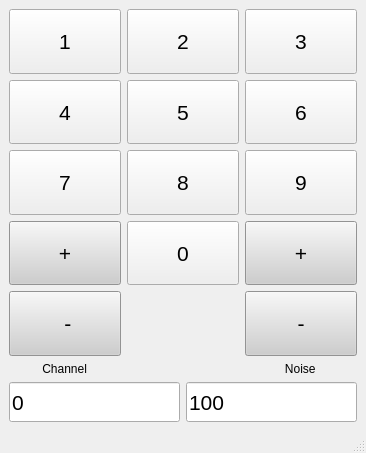
<?xml version="1.0" encoding="UTF-8"?>
<ui version="4.0">
 <class>MainWindow</class>
 <widget class="QMainWindow" name="MainWindow">
  <property name="geometry">
   <rect>
    <x>0</x>
    <y>0</y>
    <width>366</width>
    <height>453</height>
   </rect>
  </property>
  <property name="windowTitle">
   <string>MainWindow</string>
  </property>
  <widget class="QWidget" name="centralwidget">
   <layout class="QGridLayout" name="gridLayout_2">
    <item row="0" column="0">
     <layout class="QVBoxLayout" name="verticalLayout">
      <item>
       <layout class="QGridLayout" name="gridLayout">
        <item row="5" column="2">
         <widget class="QPushButton" name="btn_4">
          <property name="sizePolicy">
           <sizepolicy hsizetype="Minimum" vsizetype="Expanding">
            <horstretch>0</horstretch>
            <verstretch>0</verstretch>
           </sizepolicy>
          </property>
          <property name="font">
           <font>
            <pointsize>16</pointsize>
           </font>
          </property>
          <property name="text">
           <string>4</string>
          </property>
         </widget>
        </item>
        <item row="3" column="4">
         <widget class="QPushButton" name="btn_3">
          <property name="sizePolicy">
           <sizepolicy hsizetype="Minimum" vsizetype="Expanding">
            <horstretch>0</horstretch>
            <verstretch>0</verstretch>
           </sizepolicy>
          </property>
          <property name="font">
           <font>
            <pointsize>16</pointsize>
           </font>
          </property>
          <property name="text">
           <string>3</string>
          </property>
         </widget>
        </item>
        <item row="5" column="3">
         <widget class="QPushButton" name="btn_5">
          <property name="sizePolicy">
           <sizepolicy hsizetype="Minimum" vsizetype="Expanding">
            <horstretch>0</horstretch>
            <verstretch>0</verstretch>
           </sizepolicy>
          </property>
          <property name="font">
           <font>
            <pointsize>16</pointsize>
           </font>
          </property>
          <property name="text">
           <string>5</string>
          </property>
         </widget>
        </item>
        <item row="3" column="2">
         <widget class="QPushButton" name="btn_1">
          <property name="sizePolicy">
           <sizepolicy hsizetype="Minimum" vsizetype="Expanding">
            <horstretch>0</horstretch>
            <verstretch>0</verstretch>
           </sizepolicy>
          </property>
          <property name="font">
           <font>
            <pointsize>16</pointsize>
           </font>
          </property>
          <property name="text">
           <string>1</string>
          </property>
         </widget>
        </item>
        <item row="3" column="3">
         <widget class="QPushButton" name="btn_2">
          <property name="sizePolicy">
           <sizepolicy hsizetype="Minimum" vsizetype="Expanding">
            <horstretch>0</horstretch>
            <verstretch>0</verstretch>
           </sizepolicy>
          </property>
          <property name="font">
           <font>
            <pointsize>16</pointsize>
           </font>
          </property>
          <property name="text">
           <string>2</string>
          </property>
         </widget>
        </item>
        <item row="8" column="4">
         <widget class="QPushButton" name="btn_valueUp">
          <property name="sizePolicy">
           <sizepolicy hsizetype="Minimum" vsizetype="Expanding">
            <horstretch>0</horstretch>
            <verstretch>0</verstretch>
           </sizepolicy>
          </property>
          <property name="font">
           <font>
            <pointsize>16</pointsize>
           </font>
          </property>
          <property name="styleSheet">
           <string notr="true">background-color: rgb(206, 206, 206)</string>
          </property>
          <property name="text">
           <string>+</string>
          </property>
         </widget>
        </item>
        <item row="8" column="2">
         <widget class="QPushButton" name="btn_channelUp">
          <property name="sizePolicy">
           <sizepolicy hsizetype="Minimum" vsizetype="Expanding">
            <horstretch>0</horstretch>
            <verstretch>0</verstretch>
           </sizepolicy>
          </property>
          <property name="font">
           <font>
            <pointsize>16</pointsize>
           </font>
          </property>
          <property name="styleSheet">
           <string notr="true">background-color: rgb(206, 206, 206)</string>
          </property>
          <property name="text">
           <string>+</string>
          </property>
         </widget>
        </item>
        <item row="5" column="4">
         <widget class="QPushButton" name="btn_6">
          <property name="sizePolicy">
           <sizepolicy hsizetype="Minimum" vsizetype="Expanding">
            <horstretch>0</horstretch>
            <verstretch>0</verstretch>
           </sizepolicy>
          </property>
          <property name="font">
           <font>
            <pointsize>16</pointsize>
           </font>
          </property>
          <property name="text">
           <string>6</string>
          </property>
         </widget>
        </item>
        <item row="6" column="2">
         <widget class="QPushButton" name="btn_7">
          <property name="sizePolicy">
           <sizepolicy hsizetype="Minimum" vsizetype="Expanding">
            <horstretch>0</horstretch>
            <verstretch>0</verstretch>
           </sizepolicy>
          </property>
          <property name="font">
           <font>
            <pointsize>16</pointsize>
           </font>
          </property>
          <property name="text">
           <string>7</string>
          </property>
         </widget>
        </item>
        <item row="9" column="4">
         <widget class="QPushButton" name="btn_valueDown">
          <property name="sizePolicy">
           <sizepolicy hsizetype="Minimum" vsizetype="Expanding">
            <horstretch>0</horstretch>
            <verstretch>0</verstretch>
           </sizepolicy>
          </property>
          <property name="font">
           <font>
            <pointsize>16</pointsize>
           </font>
          </property>
          <property name="styleSheet">
           <string notr="true">background-color: rgb(206, 206, 206)</string>
          </property>
          <property name="text">
           <string>-</string>
          </property>
         </widget>
        </item>
        <item row="6" column="4">
         <widget class="QPushButton" name="btn_9">
          <property name="sizePolicy">
           <sizepolicy hsizetype="Minimum" vsizetype="Expanding">
            <horstretch>0</horstretch>
            <verstretch>0</verstretch>
           </sizepolicy>
          </property>
          <property name="font">
           <font>
            <pointsize>16</pointsize>
           </font>
          </property>
          <property name="text">
           <string>9</string>
          </property>
         </widget>
        </item>
        <item row="9" column="2">
         <widget class="QPushButton" name="btn_channelDown">
          <property name="sizePolicy">
           <sizepolicy hsizetype="Minimum" vsizetype="Expanding">
            <horstretch>0</horstretch>
            <verstretch>0</verstretch>
           </sizepolicy>
          </property>
          <property name="font">
           <font>
            <pointsize>16</pointsize>
           </font>
          </property>
          <property name="styleSheet">
           <string notr="true">background-color: rgb(206, 206, 206)</string>
          </property>
          <property name="text">
           <string> -</string>
          </property>
         </widget>
        </item>
        <item row="6" column="3">
         <widget class="QPushButton" name="btn_8">
          <property name="sizePolicy">
           <sizepolicy hsizetype="Minimum" vsizetype="Expanding">
            <horstretch>0</horstretch>
            <verstretch>0</verstretch>
           </sizepolicy>
          </property>
          <property name="font">
           <font>
            <pointsize>16</pointsize>
           </font>
          </property>
          <property name="text">
           <string>8</string>
          </property>
         </widget>
        </item>
        <item row="10" column="4">
         <widget class="QLabel" name="lbl_value">
          <property name="layoutDirection">
           <enum>Qt::LeftToRight</enum>
          </property>
          <property name="text">
           <string>            Noise</string>
          </property>
          <property name="textFormat">
           <enum>Qt::AutoText</enum>
          </property>
         </widget>
        </item>
        <item row="8" column="3">
         <widget class="QPushButton" name="btn_0">
          <property name="sizePolicy">
           <sizepolicy hsizetype="Minimum" vsizetype="Expanding">
            <horstretch>0</horstretch>
            <verstretch>0</verstretch>
           </sizepolicy>
          </property>
          <property name="font">
           <font>
            <pointsize>16</pointsize>
           </font>
          </property>
          <property name="text">
           <string>0</string>
          </property>
         </widget>
        </item>
        <item row="10" column="2">
         <widget class="QLabel" name="lbl_channel">
          <property name="text">
           <string>          Channel</string>
          </property>
         </widget>
        </item>
       </layout>
      </item>
      <item>
       <layout class="QHBoxLayout" name="horizontalLayout">
        <item>
         <widget class="QLineEdit" name="edt_channel">
          <property name="sizePolicy">
           <sizepolicy hsizetype="Expanding" vsizetype="Fixed">
            <horstretch>0</horstretch>
            <verstretch>0</verstretch>
           </sizepolicy>
          </property>
          <property name="minimumSize">
           <size>
            <width>0</width>
            <height>40</height>
           </size>
          </property>
          <property name="font">
           <font>
            <pointsize>16</pointsize>
           </font>
          </property>
          <property name="text">
           <string>0</string>
          </property>
         </widget>
        </item>
        <item>
         <widget class="QLineEdit" name="edt_value">
          <property name="sizePolicy">
           <sizepolicy hsizetype="Expanding" vsizetype="Fixed">
            <horstretch>0</horstretch>
            <verstretch>0</verstretch>
           </sizepolicy>
          </property>
          <property name="minimumSize">
           <size>
            <width>0</width>
            <height>40</height>
           </size>
          </property>
          <property name="font">
           <font>
            <pointsize>16</pointsize>
           </font>
          </property>
          <property name="text">
           <string>100</string>
          </property>
          <property name="placeholderText">
           <string/>
          </property>
         </widget>
        </item>
       </layout>
      </item>
     </layout>
    </item>
   </layout>
  </widget>
  <widget class="QMenuBar" name="menubar">
   <property name="geometry">
    <rect>
     <x>0</x>
     <y>0</y>
     <width>366</width>
     <height>22</height>
    </rect>
   </property>
  </widget>
  <widget class="QStatusBar" name="statusbar"/>
 </widget>
 <resources/>
 <connections>
  <connection>
   <sender>btn_1</sender>
   <signal>clicked()</signal>
   <receiver>MainWindow</receiver>
   <slot>add1()</slot>
   <hints>
    <hint type="sourcelabel">
     <x>173</x>
     <y>105</y>
    </hint>
    <hint type="destinationlabel">
     <x>80</x>
     <y>89</y>
    </hint>
   </hints>
  </connection>
  <connection>
   <sender>btn_2</sender>
   <signal>clicked()</signal>
   <receiver>MainWindow</receiver>
   <slot>add2()</slot>
   <hints>
    <hint type="sourcelabel">
     <x>337</x>
     <y>118</y>
    </hint>
    <hint type="destinationlabel">
     <x>93</x>
     <y>70</y>
    </hint>
   </hints>
  </connection>
  <connection>
   <sender>btn_3</sender>
   <signal>clicked()</signal>
   <receiver>MainWindow</receiver>
   <slot>add3()</slot>
   <hints>
    <hint type="sourcelabel">
     <x>453</x>
     <y>106</y>
    </hint>
    <hint type="destinationlabel">
     <x>132</x>
     <y>54</y>
    </hint>
   </hints>
  </connection>
  <connection>
   <sender>btn_4</sender>
   <signal>clicked()</signal>
   <receiver>MainWindow</receiver>
   <slot>add4()</slot>
   <hints>
    <hint type="sourcelabel">
     <x>210</x>
     <y>193</y>
    </hint>
    <hint type="destinationlabel">
     <x>103</x>
     <y>120</y>
    </hint>
   </hints>
  </connection>
  <connection>
   <sender>btn_5</sender>
   <signal>clicked()</signal>
   <receiver>MainWindow</receiver>
   <slot>add5()</slot>
   <hints>
    <hint type="sourcelabel">
     <x>333</x>
     <y>168</y>
    </hint>
    <hint type="destinationlabel">
     <x>127</x>
     <y>141</y>
    </hint>
   </hints>
  </connection>
  <connection>
   <sender>btn_6</sender>
   <signal>clicked()</signal>
   <receiver>MainWindow</receiver>
   <slot>add6()</slot>
   <hints>
    <hint type="sourcelabel">
     <x>446</x>
     <y>183</y>
    </hint>
    <hint type="destinationlabel">
     <x>101</x>
     <y>166</y>
    </hint>
   </hints>
  </connection>
  <connection>
   <sender>btn_7</sender>
   <signal>clicked()</signal>
   <receiver>MainWindow</receiver>
   <slot>add7()</slot>
   <hints>
    <hint type="sourcelabel">
     <x>243</x>
     <y>255</y>
    </hint>
    <hint type="destinationlabel">
     <x>116</x>
     <y>198</y>
    </hint>
   </hints>
  </connection>
  <connection>
   <sender>btn_8</sender>
   <signal>clicked()</signal>
   <receiver>MainWindow</receiver>
   <slot>add8()</slot>
   <hints>
    <hint type="sourcelabel">
     <x>329</x>
     <y>247</y>
    </hint>
    <hint type="destinationlabel">
     <x>131</x>
     <y>220</y>
    </hint>
   </hints>
  </connection>
  <connection>
   <sender>btn_9</sender>
   <signal>clicked()</signal>
   <receiver>MainWindow</receiver>
   <slot>add9()</slot>
   <hints>
    <hint type="sourcelabel">
     <x>459</x>
     <y>251</y>
    </hint>
    <hint type="destinationlabel">
     <x>139</x>
     <y>180</y>
    </hint>
   </hints>
  </connection>
  <connection>
   <sender>btn_0</sender>
   <signal>clicked()</signal>
   <receiver>MainWindow</receiver>
   <slot>add0()</slot>
   <hints>
    <hint type="sourcelabel">
     <x>318</x>
     <y>307</y>
    </hint>
    <hint type="destinationlabel">
     <x>142</x>
     <y>247</y>
    </hint>
   </hints>
  </connection>
  <connection>
   <sender>btn_channelUp</sender>
   <signal>clicked()</signal>
   <receiver>MainWindow</receiver>
   <slot>channelUp()</slot>
   <hints>
    <hint type="sourcelabel">
     <x>231</x>
     <y>299</y>
    </hint>
    <hint type="destinationlabel">
     <x>134</x>
     <y>296</y>
    </hint>
   </hints>
  </connection>
  <connection>
   <sender>btn_channelDown</sender>
   <signal>clicked()</signal>
   <receiver>MainWindow</receiver>
   <slot>channelDown()</slot>
   <hints>
    <hint type="sourcelabel">
     <x>216</x>
     <y>371</y>
    </hint>
    <hint type="destinationlabel">
     <x>143</x>
     <y>350</y>
    </hint>
   </hints>
  </connection>
  <connection>
   <sender>btn_valueUp</sender>
   <signal>clicked()</signal>
   <receiver>MainWindow</receiver>
   <slot>valueUp()</slot>
   <hints>
    <hint type="sourcelabel">
     <x>483</x>
     <y>308</y>
    </hint>
    <hint type="destinationlabel">
     <x>541</x>
     <y>277</y>
    </hint>
   </hints>
  </connection>
  <connection>
   <sender>btn_valueDown</sender>
   <signal>clicked()</signal>
   <receiver>MainWindow</receiver>
   <slot>valueDown()</slot>
   <hints>
    <hint type="sourcelabel">
     <x>464</x>
     <y>378</y>
    </hint>
    <hint type="destinationlabel">
     <x>551</x>
     <y>346</y>
    </hint>
   </hints>
  </connection>
 </connections>
 <slots>
  <slot>add0()</slot>
  <slot>add1()</slot>
  <slot>add2()</slot>
  <slot>add3()</slot>
  <slot>add4()</slot>
  <slot>add5()</slot>
  <slot>add6()</slot>
  <slot>add7()</slot>
  <slot>add8()</slot>
  <slot>add9()</slot>
  <slot>valueUp()</slot>
  <slot>valueDown()</slot>
  <slot>channelUp()</slot>
  <slot>channelDown()</slot>
 </slots>
</ui>
